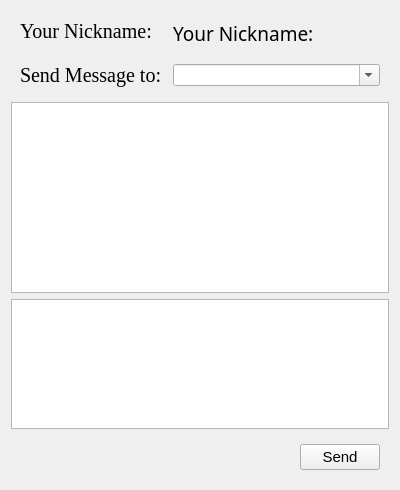
<?xml version="1.0" encoding="UTF-8"?>
<ui version="4.0">
 <class>ChatWidget</class>
 <widget class="QWidget" name="ChatWidget">
  <property name="geometry">
   <rect>
    <x>0</x>
    <y>0</y>
    <width>400</width>
    <height>490</height>
   </rect>
  </property>
  <property name="sizePolicy">
   <sizepolicy hsizetype="Preferred" vsizetype="Preferred">
    <horstretch>0</horstretch>
    <verstretch>0</verstretch>
   </sizepolicy>
  </property>
  <property name="minimumSize">
   <size>
    <width>400</width>
    <height>490</height>
   </size>
  </property>
  <property name="windowTitle">
   <string>AirChat</string>
  </property>
  <property name="statusTip">
   <string/>
  </property>
  <layout class="QVBoxLayout" name="verticalLayout_2">
   <item>
    <widget class="QWidget" name="widget" native="true">
     <property name="minimumSize">
      <size>
       <width>0</width>
       <height>70</height>
      </size>
     </property>
     <property name="maximumSize">
      <size>
       <width>16777215</width>
       <height>100</height>
      </size>
     </property>
     <layout class="QFormLayout" name="formLayout">
      <item row="0" column="0">
       <widget class="QLabel" name="label">
        <property name="sizePolicy">
         <sizepolicy hsizetype="Fixed" vsizetype="Maximum">
          <horstretch>0</horstretch>
          <verstretch>0</verstretch>
         </sizepolicy>
        </property>
        <property name="minimumSize">
         <size>
          <width>140</width>
          <height>0</height>
         </size>
        </property>
        <property name="font">
         <font>
          <family>Times New Roman</family>
          <pointsize>15</pointsize>
         </font>
        </property>
        <property name="text">
         <string>Your Nickname: </string>
        </property>
       </widget>
      </item>
      <item row="0" column="1">
       <widget class="QLabel" name="userNameLabel">
        <property name="sizePolicy">
         <sizepolicy hsizetype="Preferred" vsizetype="Preferred">
          <horstretch>0</horstretch>
          <verstretch>0</verstretch>
         </sizepolicy>
        </property>
        <property name="minimumSize">
         <size>
          <width>131</width>
          <height>0</height>
         </size>
        </property>
        <property name="font">
         <font>
          <family>楷体</family>
          <pointsize>14</pointsize>
         </font>
        </property>
        <property name="text">
         <string>Your Nickname: </string>
        </property>
       </widget>
      </item>
      <item row="2" column="1">
       <widget class="QComboBox" name="targetNameComboBox">
        <property name="minimumSize">
         <size>
          <width>131</width>
          <height>0</height>
         </size>
        </property>
        <property name="editable">
         <bool>true</bool>
        </property>
       </widget>
      </item>
      <item row="2" column="0">
       <widget class="QLabel" name="label_2">
        <property name="sizePolicy">
         <sizepolicy hsizetype="Fixed" vsizetype="Maximum">
          <horstretch>0</horstretch>
          <verstretch>0</verstretch>
         </sizepolicy>
        </property>
        <property name="minimumSize">
         <size>
          <width>140</width>
          <height>0</height>
         </size>
        </property>
        <property name="font">
         <font>
          <family>Times New Roman</family>
          <pointsize>15</pointsize>
         </font>
        </property>
        <property name="text">
         <string>Send Message to: </string>
        </property>
       </widget>
      </item>
      <item row="1" column="0" colspan="2">
       <spacer name="verticalSpacer">
        <property name="orientation">
         <enum>Qt::Vertical</enum>
        </property>
        <property name="sizeType">
         <enum>QSizePolicy::Maximum</enum>
        </property>
        <property name="sizeHint" stdset="0">
         <size>
          <width>20</width>
          <height>5</height>
         </size>
        </property>
       </spacer>
      </item>
     </layout>
    </widget>
   </item>
   <item>
    <widget class="QTextBrowser" name="Browser"/>
   </item>
   <item>
    <widget class="QTextEdit" name="Edit">
     <property name="sizePolicy">
      <sizepolicy hsizetype="Expanding" vsizetype="Preferred">
       <horstretch>0</horstretch>
       <verstretch>0</verstretch>
      </sizepolicy>
     </property>
     <property name="maximumSize">
      <size>
       <width>16777215</width>
       <height>130</height>
      </size>
     </property>
    </widget>
   </item>
   <item>
    <widget class="QWidget" name="widget_4" native="true">
     <layout class="QHBoxLayout" name="horizontalLayout_3">
      <item>
       <spacer name="horizontalSpacer_2">
        <property name="orientation">
         <enum>Qt::Horizontal</enum>
        </property>
        <property name="sizeHint" stdset="0">
         <size>
          <width>289</width>
          <height>20</height>
         </size>
        </property>
       </spacer>
      </item>
      <item>
       <widget class="QPushButton" name="sendButton">
        <property name="font">
         <font>
          <pointsize>11</pointsize>
         </font>
        </property>
        <property name="text">
         <string>Send</string>
        </property>
       </widget>
      </item>
     </layout>
    </widget>
   </item>
  </layout>
 </widget>
 <resources/>
 <connections/>
</ui>
